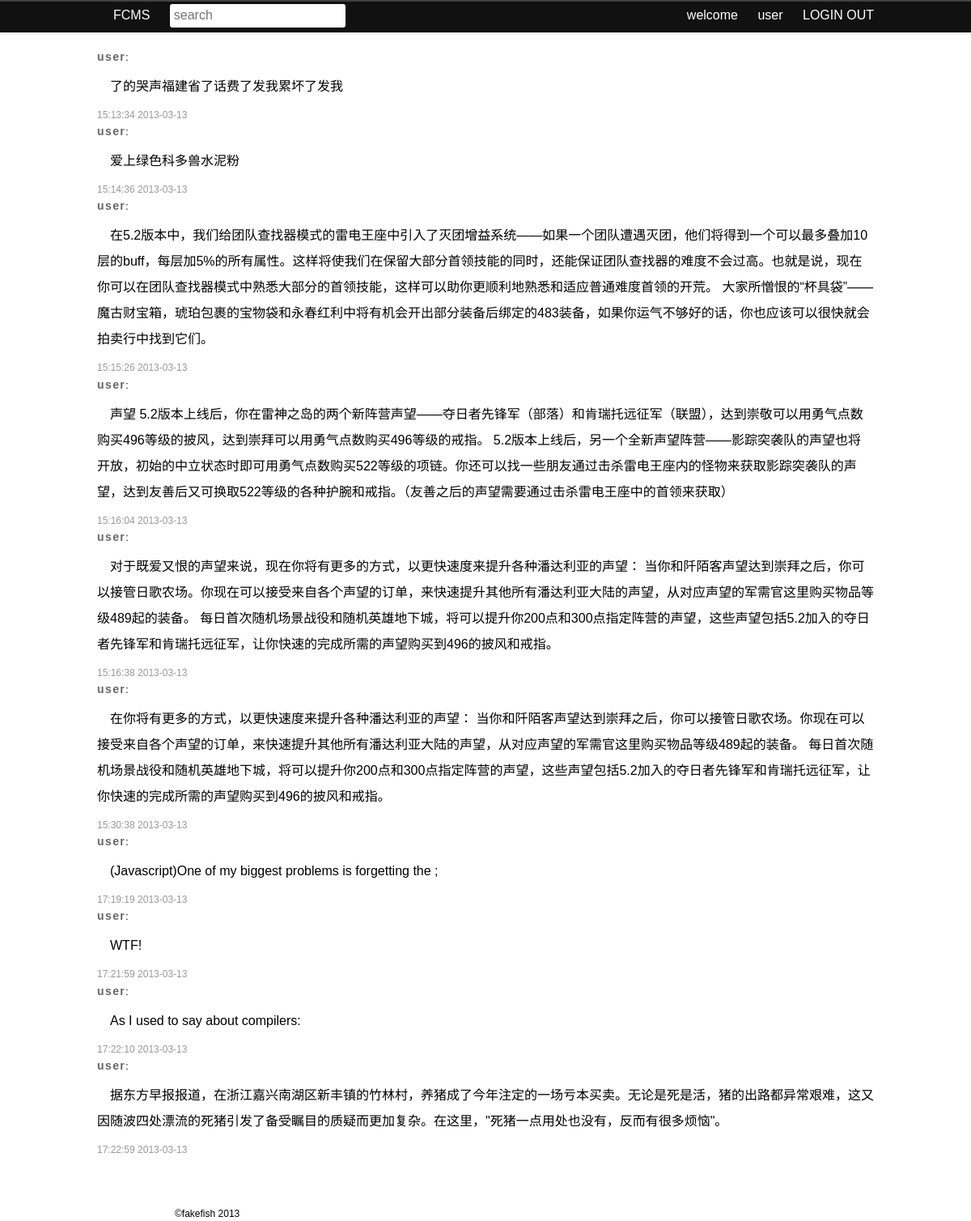
The page /search.php?type=type1 (signed in) on the database its author committed.
### tables this page shows
CREATE TABLE IF NOT EXISTS `f_post` (
  `id` int(4) NOT NULL AUTO_INCREMENT,
  `type` varchar(30) NOT NULL,
  `uid` int(40) NOT NULL,
  `content` text NOT NULL,
  `checkstate` int(1) NOT NULL DEFAULT '0',
  `create_time` datetime NOT NULL,
  PRIMARY KEY (`id`)
);

### search.php (the view, shortened to what this page needs)
<!DOCTYPE html>
	<head>
		<link rel="stylesheet" href="css/base.css">
		<link rel="stylesheet" href="css/index.css">
	</head>
	<body>
		<header>
			<?php include("top.php");?>
		</header>
		<section>
			<article>
				<ul>
				<?php
					include("common/conn.php");
					$type=htmlspecialchars($_GET['type']);
					$content=htmlspecialchars($_GET['content']);
					if(empty($type))
						$query="SELECT * FROM `f_post` WHERE checkstate=1 AND (`content` LIKE '%$content%') LIMIT 10";
					else
						$query="SELECT * FROM `f_post` WHERE checkstate=1 AND type='$type' AND (content LIKE '%$content%' ) LIMIT 10";
					if($result=$mysqli->query($query))
				    {
				        while($row=$result->fetch_object())
				        {
				        	?>
				            <li>
				                <div class="user"><a href="uc.php?uid=<?php echo $row->uid ?>"><?php echo $username ?></a>:</div>
				                <div class="content"><?php echo $row->content ?></div>
				                <div class="time"><?php echo date("H:i:s Y-m-d",strtotime($row->create_time)) ?></div>
				            </li>
					         <?php
				        }
				    }
					else
					{
						echo "There is no Result.";
					}
				?>
				</ul>
			</article>
		</section>
		<footer><?php include("footer.php");?></footer>
	</body>
</html>

### top.php (shortened to what this page needs)
<nav>
	<a href="index.php">FCMS</a>
	<span id="search-form">
		<form name="searchForm" method="get" action="search.php" style="display:inline">
		<input class="search" placeholder="search" type="text" name="content">
		</form>
	</span>
	<span id="uc">
	<?php
		$uid=$_SESSION['uid'];
		$username=$_SESSION['username'];
		echo "welcome <a href='uc.php?uid=".$uid."'>".$username."</a>";
	?>
	<a href="admin/login.php?action=logout">LOGIN OUT</a>
	</span>
</nav>

### footer.php
<footer>&copy;fakefish 2013</footer>

### css/base.css (style rules this page uses)
body,div,dl,dt,dd,ul,ol,li,h1,h2,h3,h4,h5,h6,pre,code,form,fieldset,legend,input,textarea,p,blockquote,th,td,hr,button,article,aside,details,figcaption,figure,footer,header,hgroup,menu,nav,section { margin:0;padding:0; }
article,aside,details,figcaption,figure,footer,header,hgroup,menu,nav,section { display:block; }
body,button,input,select,textarea { font:12px/1.5 tahoma,arial,\5b8b\4f53; }
input,select,textarea { font-size:100%; outline: none; }
ol,ul { list-style:none; }
ins,a { text-decoration:none; }

### css/index.css (style rules this page uses)
header { position: fixed;top:0; background: #111; box-shadow: inset 0 2px rgba(255,255,255,0.2),0 1px 3px rgba(0,0,0,0.2); width: 100%;height: 40px; z-index: 10086; }
nav { position: relative; width: 80%; margin: 0 auto; font-size: 16px;line-height: 2.4em;color:#fff; }
nav a,nav span { color:#fff; margin-left:20px; }
#uc { position: absolute;right: 0; }
nav span .search { outline: none;border-radius: 3px;border: none; padding:2px 5px; height:25px; }
section { width: 80%; margin: 60px auto; min-height: 800px; }
article { position: relative; }
.user a { font-weight: bold;letter-spacing: 0.1em;color:#666;font-size: 14px; }
.content { font-size: 16px;line-height: 2em; text-indent: 1em; margin: 10px 0; }
.time { color:#999; line-height: 1.6em; }
footer { clear: both; width: 80%; margin: 0 auto; }

### rows shown on the page
f_post: content "了的哭声福建省了话费了发我累坏了发我", create_time "15:13:34 2013-03-13"
f_post: content "爱上绿色科多兽水泥粉", create_time "15:14:36 2013-03-13"
f_post: content "在5.2版本中，我们给团队查找器模式的雷电王座中引入了灭团增益系统——如果一个团队遭遇灭团，他们将得到一个可以最多叠加10层的buff，每层加5%的所有属性。这样将使我们在保留大部分首领技能的同时，还能保证团队查找器的难度不会过高。也就是说，现在你可以在团队查找器模式中熟悉大部分的首领技能，这样可以助你更顺利地熟悉和适应普通难度首领的开荒。 大家所憎恨的“杯具袋”—— 魔古财宝箱，琥珀包裹的宝物袋和永春红利中将有机会开出部分装备后绑定的483装备，如果你运气不够好的话，你也应该可以很快就会拍卖行中找到它们。", create_time "15:15:26 2013-03-13"
f_post: content "声望 5.2版本上线后，你在雷神之岛的两个新阵营声望——夺日者先锋军（部落）和肯瑞托远征军（联盟），达到崇敬可以用勇气点数购买496等级的披风，达到崇拜可以用勇气点数购买496等级的戒指。 5.2版本上线后，另一个全新声望阵营——影踪突袭队的声望也将开放，初始的中立状态时即可用勇气点数购买522等级的项链。你还可以找一些朋友通过击杀雷电王座内的怪物来获取影踪突袭队的声望，达到友善后又可换取522等级的各种护腕和戒指。（友善之后的声望需要通过击杀雷电王座中的首领来获取）", create_time "15:16:04 2013-03-13"
f_post: content "对于既爱又恨的声望来说，现在你将有更多的方式，以更快速度来提升各种潘达利亚的声望： 当你和阡陌客声望达到崇拜之后，你可以接管日歌农场。你现在可以接受来自各个声望的订单，来快速提升其他所有潘达利亚大陆的声望，从对应声望的军需官这里购买物品等级489起的装备。 每日首次随机场景战役和随机英雄地下城，将可以提升你200点和300点指定阵营的声望，这些声望包括5.2加入的夺日者先锋军和肯瑞托远征军，让你快速的完成所需的声望购买到496的披风和戒指。", create_time "15:16:38 2013-03-13"
f_post: content "在你将有更多的方式，以更快速度来提升各种潘达利亚的声望： 当你和阡陌客声望达到崇拜之后，你可以接管日歌农场。你现在可以接受来自各个声望的订单，来快速提升其他所有潘达利亚大陆的声望，从对应声望的军需官这里购买物品等级489起的装备。 每日首次随机场景战役和随机英雄地下城，将可以提升你200点和300点指定阵营的声望，这些声望包括5.2加入的夺日者先锋军和肯瑞托远征军，让你快速的完成所需的声望购买到496的披风和戒指。", create_time "15:30:38 2013-03-13"
f_post: content "(Javascript)One of my biggest problems is forgetting the ;", create_time "17:19:19 2013-03-13"
f_post: content "WTF!", create_time "17:21:59 2013-03-13"
f_post: content "As I used to say about compilers:", create_time "17:22:10 2013-03-13"
f_post: content "据东方早报报道，在浙江嘉兴南湖区新丰镇的竹林村，养猪成了今年注定的一场亏本买卖。无论是死是活，猪的出路都异常艰难，这又因随波四处漂流的死猪引发了备受瞩目的质疑而更加复杂。在这里，\"死猪一点用处也没有，反而有很多烦恼\"。", create_time "17:22:59 2013-03-13"

### other values the page prints
$username "user"
